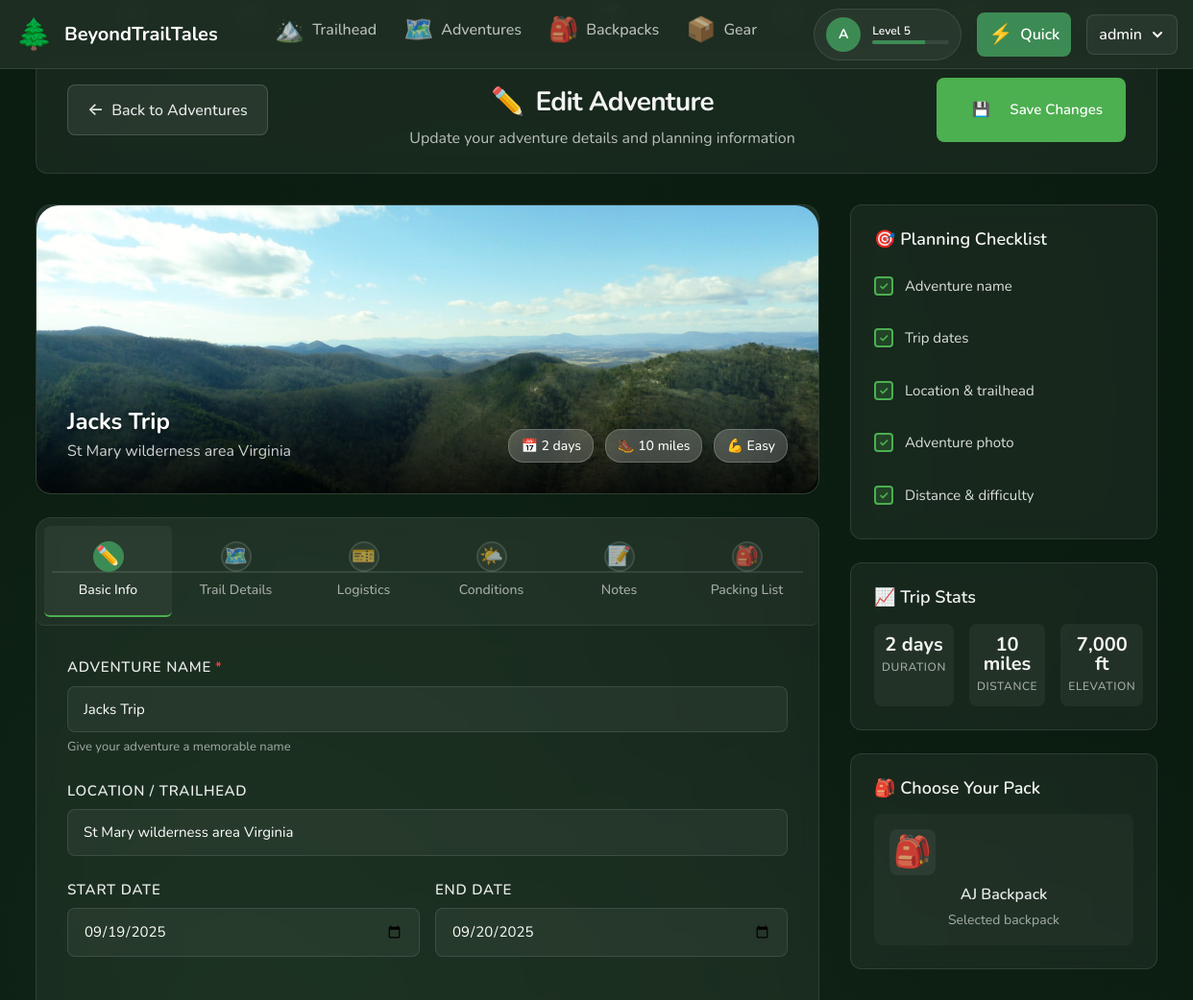
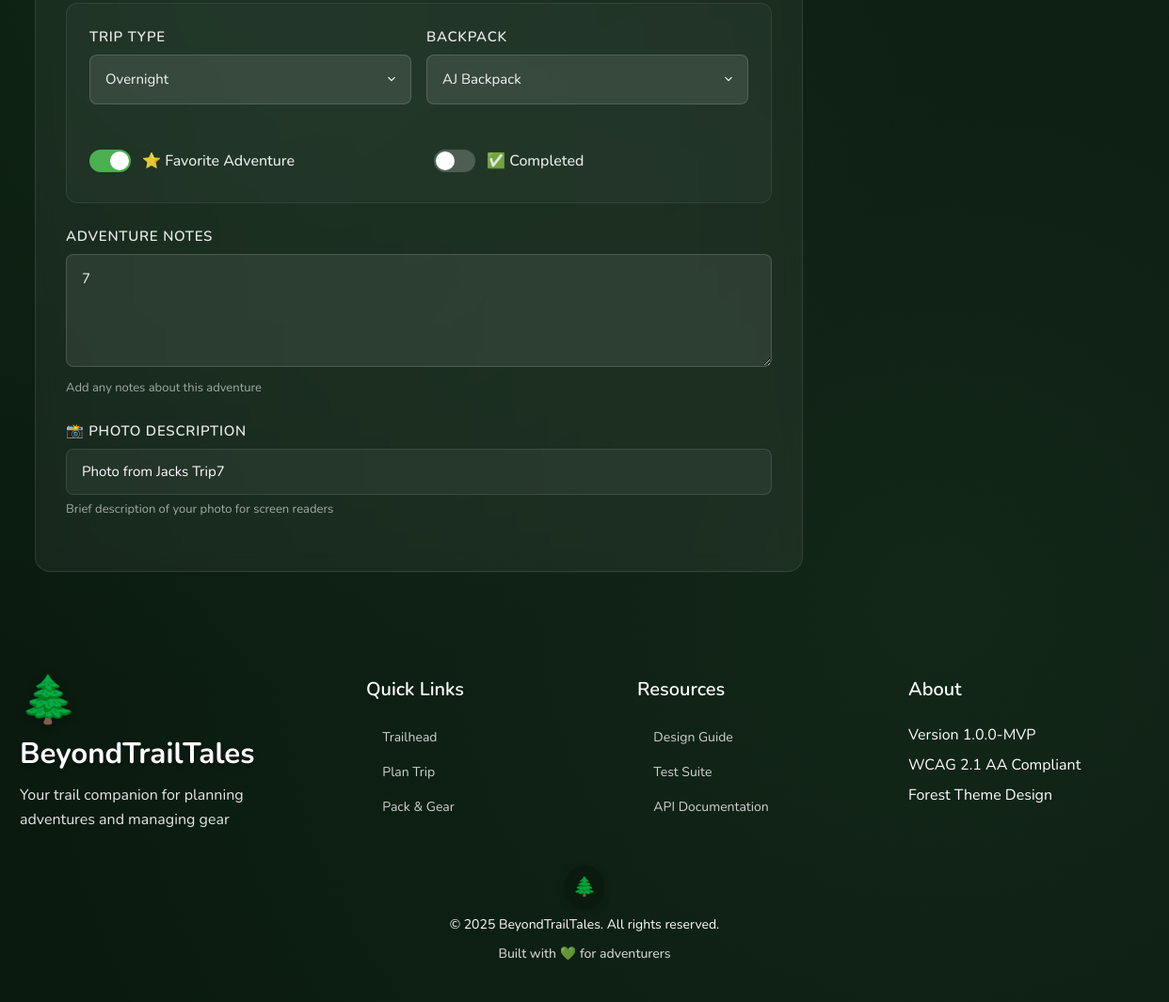
The page /edit-trip.php?id=6 (signed in) on the database its author committed (2 pictures, top to bottom).
### tables this page shows
CREATE TABLE "trips" (
id INTEGER PRIMARY KEY AUTOINCREMENT,
title TEXT NOT NULL,
location TEXT,
start_date TEXT,
end_date TEXT,
distance REAL,
distance_unit TEXT DEFAULT 'miles',
elevation_gain REAL,
difficulty TEXT,
trip_type TEXT,
description TEXT,
backpack_id INTEGER,
completed INTEGER DEFAULT 0,
favorite INTEGER DEFAULT 0,
image_url TEXT,
image_alt TEXT,
user_id INTEGER NOT NULL,
created_at TEXT DEFAULT CURRENT_TIMESTAMP,
updated_at TEXT DEFAULT CURRENT_TIMESTAMP, permit_required INTEGER DEFAULT 0, permit_info TEXT, water_sources TEXT, camping_type TEXT, expected_weather TEXT, trail_conditions TEXT, emergency_contact TEXT, trailhead_parking TEXT, photo_path TEXT, photo_alt_text TEXT, pre_trip_notes TEXT, post_trip_notes TEXT, lessons_learned TEXT, permit_cost REAL, parking_cost REAL, cell_coverage VARCHAR(50), crowd_level VARCHAR(50),
FOREIGN KEY (backpack_id) REFERENCES backpacks(id) ON DELETE SET NULL,
FOREIGN KEY (user_id) REFERENCES users(id) ON DELETE CASCADE
);

CREATE TABLE "backpacks" (
id INTEGER PRIMARY KEY AUTOINCREMENT,
name TEXT NOT NULL,
description TEXT,
capacity INTEGER DEFAULT 65,
base_weight REAL DEFAULT 0,
image_url TEXT,
image_alt TEXT,
user_id INTEGER NOT NULL,
created_at TEXT DEFAULT CURRENT_TIMESTAMP,
updated_at TEXT DEFAULT CURRENT_TIMESTAMP, capacity_l REAL, weight_empty_g REAL, type TEXT DEFAULT 'custom', tags TEXT, sections TEXT,
FOREIGN KEY (user_id) REFERENCES users(id) ON DELETE CASCADE
);

### edit-trip.php (the view, shortened to what the rows shown need)
<?php
require_once __DIR__ . '/api/classes/Database.php';
$tripId = $_GET['id'] ?? null;
$mode = $_GET['mode'] ?? 'edit';
$db = Database::getInstance();
$user_id = $_SESSION['user_id'];
$tripData = null;
if ($mode === 'create') {
    $tripData = [
        'id' => null,
        'title' => '',
        'location' => '',
        'start_date' => '',
        'end_date' => '',
        'distance' => '',
        'distance_unit' => 'miles',
        'elevation_gain' => '',
        'difficulty' => '',
        'trip_type' => '',
        'description' => '',
        'backpack_id' => null,
        'completed' => 0,
        'favorite' => 0,
        'photo_path' => null,
        'photo_alt_text' => '',
        'permit_required' => 0,
        'permit_info' => '',
        'permit_cost' => null,
        'water_sources' => '',
        'camping_type' => '',
        'expected_weather' => '',
        'trail_conditions' => '',
        'emergency_contact' => '',
        'trailhead_parking' => '',
        'parking_cost' => null,
        'pre_trip_notes' => '',
        'post_trip_notes' => '',
        'lessons_learned' => '',
        'cell_coverage' => '',
        'crowd_level' => ''
    ];
    $pageTitle = 'New Adventure';
    $pageDescription = 'Plan your new backpacking adventure';
} else {
    try {
        $tripData = $db->fetchOne("SELECT * FROM trips WHERE id = ? AND user_id = ?", [$tripId, $user_id]);
    } catch (Exception $e) {
        error_log("Trip load error: " . $e->getMessage());
        header('Location: trips.php');
        exit;
    }
}
$backpacks = [];
try {
    $backpacks = $db->fetchAll("SELECT id, name FROM backpacks WHERE user_id = ? ORDER BY name", [$user_id]);
} catch (Exception $e) {
    error_log("Backpacks load error: " . $e->getMessage());
}
require_once __DIR__ . '/includes/template-header.php';
?>
<div class="edit-trip-container">
  <div class="page-header">
    <div class="header-content">
      <div class="header-title">
        <h1 class="edit-title">
          <span class="title-icon"><?php echo $mode === 'create' ? '✨' : '✏️'; ?></span>
          <?php echo $mode === 'create' ? 'New Adventure' : 'Edit Adventure'; ?>
        </h1>
      </div>
    </div>
  </div>
  <div class="edit-layout">
    <div class="form-column">
      <div class="adventure-visual">
        <div class="adventure-image-section">
          <div class="adventure-image-container" id="adventure-image-display" role="button" tabindex="0" title="Click to add or change photo" style="cursor: pointer;">
            <?php if (!empty($tripData['photo_path'])): ?>
              <img src="<?php echo htmlspecialchars($tripData['photo_path']); ?>"
                   alt="<?php echo htmlspecialchars($tripData['photo_alt_text'] ?? $tripData['title']); ?>"
                   class="adventure-photo"
                   onerror="console.error('Failed to load image:', this.src); this.style.border='2px solid red';">
            <?php endif; ?>
          </div>
          <div class="adventure-image-overlay">
            <div class="adventure-title-overlay">
              <h2 class="adventure-name-display"><?php echo htmlspecialchars($tripData['title'] ?: ($mode === 'create' ? 'New Adventure' : 'Untitled')); ?></h2>
              <?php if (!empty($tripData['location'])): ?>
                <p class="adventure-location-display"><?php echo htmlspecialchars($tripData['location']); ?></p>
              <?php else: ?>
                <p class="adventure-location-display" style="display: none;"></p>
              <?php endif; ?>
            </div>
            <div class="adventure-stats-overlay">
              <div class="stat-chip" id="duration-chip">📅 <?php
                if ($tripData['start_date'] && $tripData['end_date']) {
                  $start = new DateTime($tripData['start_date']);
                  $end = new DateTime($tripData['end_date']);
                  $days = $start->diff($end)->days + 1;
                  echo $days . ' day' . ($days > 1 ? 's' : '');
                } else {
                  echo 'Duration';
                }
              ?></div>
              <?php if (!empty($tripData['distance'])): ?>
                <div class="stat-chip" id="distance-chip">🥾 <?php echo $tripData['distance'] . ' ' . ($tripData['distance_unit'] ?? 'miles'); ?></div>
              <?php endif; ?>
              <?php if (!empty($tripData['difficulty'])): ?>
                <div class="stat-chip" id="difficulty-chip">💪 <?php echo ucfirst($tripData['difficulty']); ?></div>
              <?php endif; ?>
            </div>
          </div>
        </div>
      </div>
      <div class="adventure-form-card">
        <div class="form-content">
          <form id="trip-form" class="trip-form" data-validate>
            <section id="tab-panel-basics" class="form-section active" role="tabpanel" aria-labelledby="tab-btn-basics">
              <div class="form-group full-width">
                <label for="title" class="form-label required">Adventure Name</label>
                <input id="title" name="title" class="form-input" type="text"
                       value="<?php echo htmlspecialchars($tripData['title']); ?>"
                       placeholder="e.g., PCT Section Hike" required minlength="3" maxlength="100" />
                <small class="form-help">Give your adventure a memorable name</small>
              </div>
              <div class="form-group full-width">
                <label for="location" class="form-label">Location / Trailhead</label>
                <input id="location" name="location" class="form-input" type="text"
                       value="<?php echo htmlspecialchars($tripData['location'] ?? ''); ?>"
                       placeholder="📍 Trail or park name" maxlength="255" />
              </div>
              <div class="form-grid">
                <div class="form-group">
                  <label for="start_date" class="form-label">Start Date</label>
                  <input id="start_date" name="start_date" class="form-input" type="date"
                         value="<?php echo $tripData['start_date']; ?>" />
                </div>
                <div class="form-group">
                  <label for="end_date" class="form-label">End Date</label>
                  <input id="end_date" name="end_date" class="form-input" type="date"
                         value="<?php echo $tripData['end_date']; ?>" />
                </div>
              </div>
              <div class="trip-metadata-section">
                <div class="metadata-row">
                  <div class="form-group">
                    <label for="trip_type" class="form-label">Trip Type</label>
                    <select id="trip_type" name="trip_type" class="form-select">
                      <option value="overnight" <?php echo ($tripData['trip_type'] === 'overnight') ? 'selected' : ''; ?>>Overnight</option>
                    </select>
                  </div>
                  <div class="form-group">
                    <label for="backpack_id" class="form-label">Backpack</label>
                    <select id="backpack_id" name="backpack_id" class="form-select">
                      <?php foreach ($backpacks as $backpack): ?>
                        <option value="<?php echo $backpack['id']; ?>"
                                <?php echo ($tripData['backpack_id'] == $backpack['id']) ? 'selected' : ''; ?>>
                          <?php echo htmlspecialchars($backpack['name']); ?>
                        </option>
                      <?php endforeach; ?>
                    </select>
                  </div>
                </div>
              </div>
              <div class="form-group full-width">
                <label for="description" class="form-label">Adventure Notes</label>
                <textarea id="description" name="description" class="form-textarea" rows="3"
                          placeholder="Goals, highlights, gear notes..." maxlength="1000"><?php echo htmlspecialchars($tripData['description'] ?? ''); ?></textarea>
                <small class="form-help">Add any notes about this adventure</small>
              </div>
              <div class="form-group full-width">
                <label for="photo_alt_text" class="form-label">📸 Photo Description</label>
                <input id="photo_alt_text" name="photo_alt_text" type="text"
                       value="<?php echo htmlspecialchars($tripData['photo_alt_text'] ?? ''); ?>"
                       placeholder="Describe the photo for accessibility" class="form-input" />
                <small class="form-help">Brief description of your photo for screen readers</small>
              </div>
            </section>
          </form>
        </div>
      </div>
    </div>
    <div class="sidebar-column">
      <div class="quick-stats-card">
        <div class="stats-grid">
          <div class="stat-item">
            <div class="stat-value" id="insight-duration"><?php
              if ($tripData['start_date'] && $tripData['end_date']) {
                $start = new DateTime($tripData['start_date']);
                $end = new DateTime($tripData['end_date']);
                $days = $start->diff($end)->days + 1;
                echo $days . ' day' . ($days > 1 ? 's' : '');
              } else {
                echo '-';
              }
            ?></div>
            <div class="stat-label">Duration</div>
          </div>
          <div class="stat-item">
            <div class="stat-value" id="insight-distance"><?php
              echo $tripData['distance'] ? $tripData['distance'] . ' ' . ($tripData['distance_unit'] ?? 'mi') : '-';
            ?></div>
            <div class="stat-label">Distance</div>
          </div>
          <div class="stat-item">
            <div class="stat-value" id="insight-elevation"><?php
              echo $tripData['elevation_gain'] ? number_format($tripData['elevation_gain']) . ' ft' : '-';
            ?></div>
            <div class="stat-label">Elevation</div>
          </div>
        </div>
      </div>
    </div>
  </div>
</div>
<?php
require_once __DIR__ . '/includes/template-footer.php';
?>

### rows shown on the page
trips: photo_path (picture), title "Jacks Trip", location "St Mary wilderness area Virginia", days "2", distance "10", distance_unit "miles", difficulty "Easy", start_date "09/19/2025", end_date "09/20/2025", trip_type "Overnight", backpack_id "AJ Backpack", description "7", photo_alt_text "Photo from Jacks Trip7", elevation_gain "7,000"

### other values the page prints
substr($currentUser['username'] ?? $currentUser['email'], 0, 1) "A"
$userLevel "5"
$currentUser['username'] "admin"
BTT_APP_VERSION "1.0.0-MVP"
